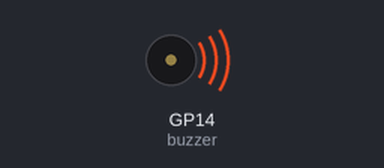
This program was run on a simulated Raspberry Pi Pico running MicroPython. On the bench: buzzer (waves = sounding). At 4.5 s the program stops and its outputs stay as they are.

Above: at 0.1 s.
At 4.6 s:
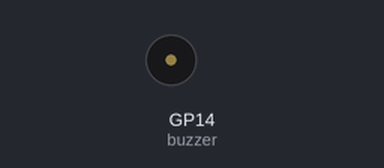
Timing chart, 0 to 6.0 s (numbered marks = the images above):
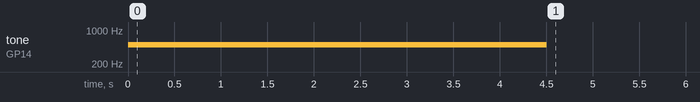

The program:

12_buzzerScaleFor.py
```python
from machine import Pin, PWM
from utime import sleep

buzzer = PWM(Pin(14))
buzzer.freq(500)

for i in range(100,1000,100):#從100開始,到1000前,每次增加100
    buzzer.duty_u16(i)
    sleep(0.5)
    buzzer.duty_u16(0)
```

Measured:
- by itself, tone on GP14 (buzzer): silent → 500 Hz at 0.00 s, → silent 4.5 s later
